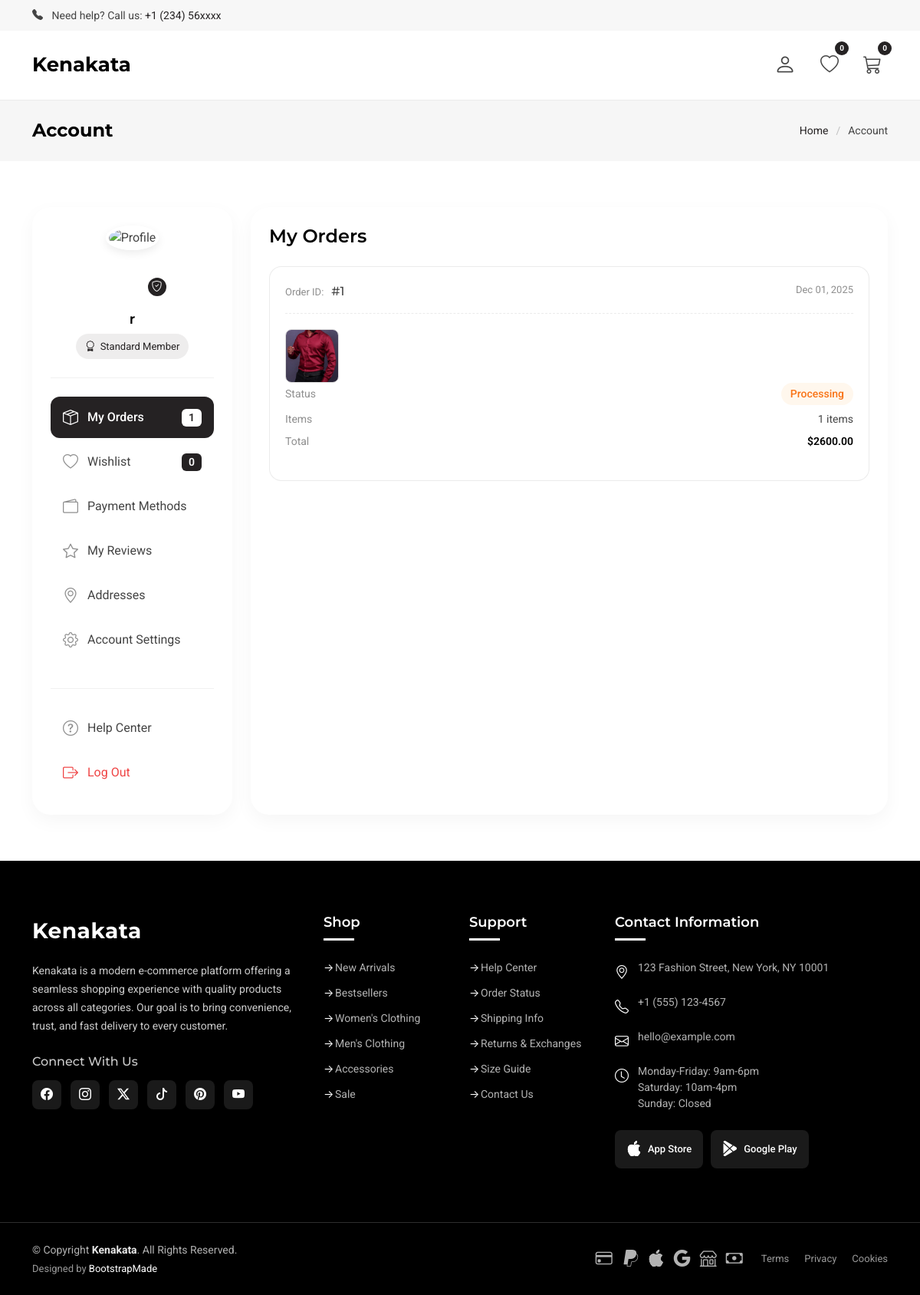
The app's page /account/ (signed in), older data.
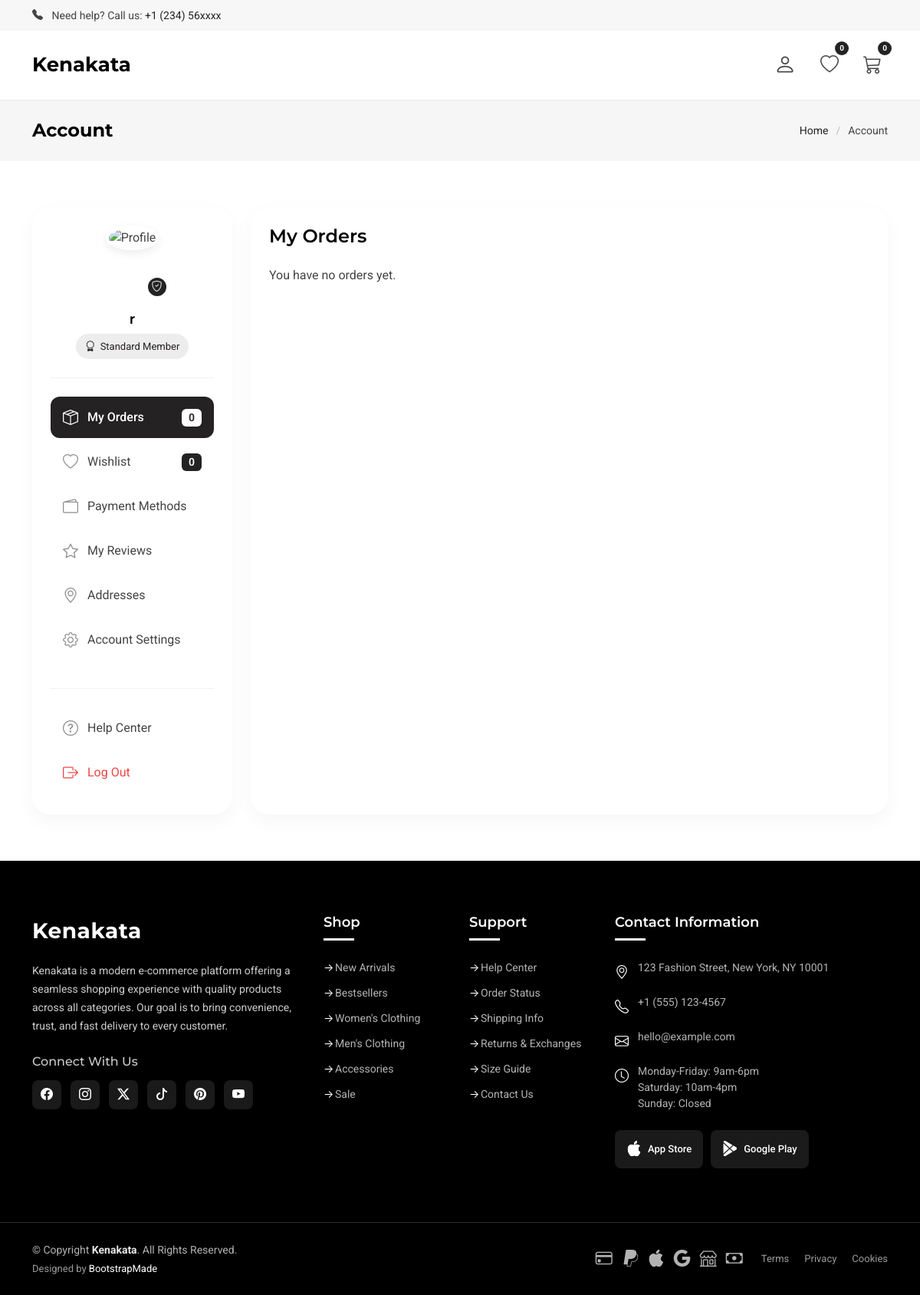
The same page, newer data.
### core/models.py (models this page shows, shortened)
class Order(models.Model):
    STATUS_CHOICES = (
        ("Pending", "Pending"),
        ("Processing", "Processing"),
        ("Shipped", "Shipped"),
        ("Completed", "Completed"),
        ("Cancelled", "Cancelled"),
    )
    user = models.ForeignKey(User, on_delete=models.CASCADE)
    total_amount = models.DecimalField(max_digits=10, decimal_places=2, default=0)
    status = models.CharField(max_length=20, choices=STATUS_CHOICES, default="Pending")
    created_at = models.DateTimeField(auto_now_add=True)

class OrderItem(models.Model):
    order = models.ForeignKey(Order, on_delete=models.CASCADE, related_name="items")
    product = models.ForeignKey(Product, on_delete=models.SET_NULL, null=True)
    quantity = models.PositiveIntegerField(default=1)
    price = models.DecimalField(max_digits=10, decimal_places=2)

class Product(models.Model):
    vendor = models.ForeignKey(Vendor, on_delete=models.SET_NULL, null=True, blank=True)
    category = models.ForeignKey(Category, on_delete=models.SET_NULL, null=True, blank=True)
    title = models.CharField(max_length=255)
    slug = models.SlugField(unique=True, blank=True)
    description = models.TextField(blank=True)
    price = models.DecimalField(max_digits=10, decimal_places=2)
    stock = models.IntegerField(default=0)
    image = models.ImageField(upload_to='products/', blank=True, null=True)
    created_at = models.DateTimeField(auto_now_add=True)

### userauths/views.py (the view)
# urls.py: path('account/', views.account, name='account'),
@login_required
def account(request):
    user = request.user
    orders = Order.objects.filter(user=user)
    wishlist = Wishlist.objects.filter(user=user).first()
    reviews = Review.objects.filter(user=user)
    addresses = Address.objects.filter(user=user)
    payments = PaymentMethod.objects.filter(user=user)
    products_ordered = Product.objects.filter(orderitem__order__user=user).distinct()
    context = {
        'user': user,
        'orders': orders,
        'wishlist': wishlist,
        'reviews': reviews,
        'addresses': addresses,
        'payments': payments,
        'products_ordered': products_ordered,
    }
    return render(request, 'account.html', context)

### core/context_processors.py (called while the page is built)
def cart_item_count(request):
    if request.user.is_authenticated:
        cart, created = Cart.objects.get_or_create(user=request.user)
        count = cart.items.aggregate(total=Sum('quantity'))['total'] or 0
    else:
        count = 0
    return {'cart_item_count': count}

### core/models.py (called while the page is built)
    def masked_number(self):
        return "**** **** **** " + self.card_number[-4:]

### templates/account.html (shortened to what the changed rows need)
{% extends "partial/base.html" %}
{% load static %}
{% block content %}
<body class="account-page">
  <main class="main">
    <div class="page-title light-background">
      <div class="container d-lg-flex justify-content-between align-items-center">
        <h1 class="mb-2 mb-lg-0">Account</h1>
      </div>
    </div>
    <section id="account" class="account section">
      <div class="container" data-aos="fade-up" data-aos-delay="100">
        <div class="row g-4">
          <div class="col-lg-3">
            <div class="profile-menu collapse d-lg-block" id="profileMenu">
              <nav class="menu-nav">
                <ul class="nav flex-column" role="tablist">
                  <li class="nav-item">
                    <a class="nav-link active" data-bs-toggle="tab" href="#orders">
                      <i class="bi bi-box-seam"></i>
                      <span>My Orders</span>
                      <span class="badge">{{ orders|length }}</span>
                    </a>
                  </li>
                </ul>
              </nav>
            </div>
          </div>
          <div class="col-lg-9">
            <div class="content-area">
              <div class="tab-content">
                <div class="tab-pane fade show active" id="orders">
                  <div class="section-header" data-aos="fade-up">
                    <h2>My Orders</h2>
                  </div>
                  <div class="orders-grid">
                    {% for order in orders %}
                    <div class="order-card" data-aos="fade-up" data-aos-delay="{{ forloop.counter0|add:'100' }}">
                      <div class="order-header">
                        <div class="order-id">
                          <span class="label">Order ID:</span>
                          <span class="value">#{{ order.id }}</span>
                        </div>
                        <div class="order-date">{{ order.created_at|date:"M d, Y" }}</div>
                      </div>
                      <div class="order-content">
                        <div class="order-items-grid">
                          {% for item in order.items.all %}
                            {% if item.product and item.product.image %}
                              <img src="{{ item.product.image.url }}" class="order-item-img" alt="{{ item.product.title }}" loading="lazy">
                            {% endif %}
                          {% endfor %}
                        </div>
                        <div class="order-info">
                          <div class="info-row">
                            <span>Status</span>
                            <span class="status {{ order.status|lower }}">{{ order.status }}</span>
                          </div>
                          <div class="info-row">
                            <span>Items</span>
                            <span>{{ order.items.count }} items</span>
                          </div>
                          <div class="info-row">
                            <span>Total</span>
                            <span class="price">${{ order.total_amount }}</span>
                          </div>
                        </div>
                      </div>
                    </div>
                    {% empty %}
                      <p>You have no orders yet.</p>
                    {% endfor %}
                  </div>
                </div>
              </div>
            </div>
          </div>
        </div>
      </div>
    </section>
  </main>
</body>
{% endblock content %}

Row changes from the older to the newer data that the page shows:
no longer on this page (row edited): Order: id "1", created_at "Dec 01, 2025", status "Processing", items.count "1", total_amount "2600.00"
no longer on this page (row unchanged): OrderItem: product.image (picture)
Text that changed along with them:
{{ orders|length }}: "1" → "0"
text now shown: "You have no orders yet."
